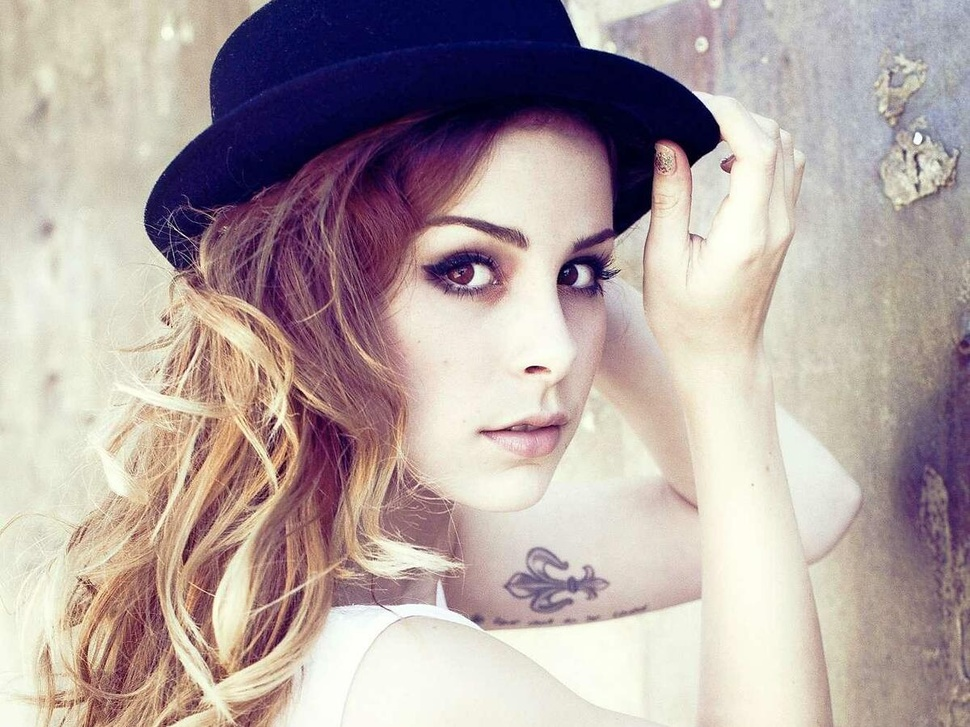
//> input picture fourier/lena.jpg, 970 x 727 px, shrunk from 1200 x 900 before the run
$ ./overlay   (built with g++ and OpenCV 4)
//> lines starting //> are read from the running program, lines starting //| are printed output that depends on the picture; after the words box and inside, x2 and y2 are one past the last pixel; in counts of white or black regions, pixels touching at a corner belong together
### rdscp/crdtscp.h
#ifndef CRDTSCP
#define CRDTSCP

#include <inttypes.h>
#include <stdio.h>
#include <stdlib.h>
#include <math.h>


//#define RDTSCPNUMMEAS 100 //for data: number of measurements (now via fn argument)
#define RDTSCPCORDUMMY 3 //for corr data: number of dummy measurements (to be ignored)
#define RDTSCPCORNUMMEAS 4 //for corr data: number of measurements

struct rdtscp_data{
   int nummeas;
   double sum;
   double sum2;
   double min;
   double max;
   double avg;
   double stdev;

   uint64_t tcorrval;
   uint64_t* tstart;
   uint64_t* tend;
   uint64_t* tdiff;

};


/** TODO shortdecription
* @return TODO shortdecription
*/
#define rdtscp() ({ \
  uint32_t lo, hi; \
  uint64_t result; \
  __asm__ __volatile__ ( \
     "rdtscp" \
   : "=a"(lo), "=d"(hi) \
   : "a"(0) \
   : "%ebx", "%ecx" \
  ); \
  result=((uint64_t)lo) | (((uint64_t)hi) << 32);\
  result; })
/*
static inline int64_t rdtscp() {
  uint32_t lo, hi;
  __asm__ __volatile__ (
     "rdtscp"
   : "=a"(lo), "=d"(hi) //outputs
   : "a"(0)             // inputs
   : "%ebx"             //overwrites
  );
  return ((uint64_t)lo) | (((uint64_t)hi) << 32);
}
*/


/** allocates and inits the main data structure
* @param the main data structure.
* @param the number of measurements.
* @return nothing
*/
void rdtscp_init(struct rdtscp_data* pd, int nummeas);

/** TODO shortdecription
* @param TODO shortdecription
* @return TODO shortdecription
*/
void rdtscp_init_corr(struct rdtscp_data* pd);

/** TODO shortdecription
* @param TODO shortdecription
* @return TODO shortdecription
*/
void rdtscp_free(struct rdtscp_data* pd);


/** TODO shortdecription
* TODO shortdecription
* @param TODO shortdecription
* @return TODO shortdecription
*/
void rdtscp_eval(struct rdtscp_data* pd);

/** TODO shortdecription
* TODO shortdecription
* @param TODO shortdecription
* @return TODO shortdecription
*/
void rdtscp_eval_wcorr(struct rdtscp_data* pd);

/** TODO shortdecription
* @param TODO shortdecription
* @return TODO shortdecription
*/
void rdtscp_calc_helper(struct rdtscp_data* pd);

/** TODO shortdecription
* @param TODO shortdecription
* @param TODO shortdecription
* @return TODO shortdecription
*/
void rdtscp_print(struct rdtscp_data* pd, const char* name);


#endif

### rdscp/crdtscp.cpp
#include "crdtscp.h"

void rdtscp_init(struct rdtscp_data* pd, int nummeas)
{
   pd->sum=0;  pd->sum2=0;  pd->min=-1;  pd->max=0;
   pd->avg=0;  pd->stdev=0;
   pd->nummeas=nummeas;
   pd->tcorrval=0;

   pd->tstart= (uint64_t*) malloc(pd->nummeas* sizeof(uint64_t));
   if (pd->tstart==0)
   {
    printf("RDTSCP: %s line %d: malloc error -> ... exit\n", __FILE__, __LINE__);
    exit(1);
   }
   pd->tend= (uint64_t*) malloc(pd->nummeas* sizeof(uint64_t));
   if (pd->tend==0)
   {
    printf("RDTSCP: %s line %d: malloc error -> ... exit\n", __FILE__, __LINE__);
    exit(1);
   }
   pd->tdiff= (uint64_t*) malloc(pd->nummeas* sizeof(uint64_t));
   if (pd->tdiff==0)
   {
    printf("RDTSCP: %s line %d: malloc error -> ... exit\n", __FILE__, __LINE__);
    exit(1);
   }
}

void rdtscp_free(struct rdtscp_data* pd)
{
  free(pd->tstart);
  free(pd->tend);
  free(pd->tdiff);
}

void rdtscp_calc_helper(struct rdtscp_data* pd)
{
   for (int i = 0; i < pd->nummeas; ++i) {
     pd->sum    += pd->tdiff[i];
     pd->sum2   += (pd->tdiff[i] * pd->tdiff[i]);
     if (pd->tdiff[i] > pd->max) pd->max = pd->tdiff[i];
     if ((pd->min == -1) || (pd->tdiff[i] < pd->min)) pd->min = pd->tdiff[i];
   }
   pd->avg = pd->sum / pd->nummeas;
   //stddev = sqrt(N*s2 -s^2)/N^2
   pd->stdev =  sqrt((pd->nummeas  * pd->sum2 - (pd->sum * pd->sum)) / (pd->nummeas * pd->nummeas));
}

void rdtscp_eval(struct rdtscp_data* pd)
{
   for (int i = 0; i < pd->nummeas; ++i) {
     pd->tdiff[i] = pd->tend[i] - pd->tstart[i];
   }

   rdtscp_calc_helper(pd);
}


void rdtscp_print(struct rdtscp_data* pd, const char* name)
{
  printf("%-8s %-8s %-8s %-8s %-8s %-8s\n","Meas", "samples", "min", "max", "avg", "stdev");
  printf("%-8s %-8.2d %-8.2e %-8.2e %-8.2e %-8.2e\n", name, pd->nummeas, pd->min, pd->max, pd->avg, pd->stdev);
}


void rdtscp_init_corr(struct rdtscp_data* pd)
{
  struct rdtscp_data corrdata;
  rdtscp_init(&corrdata, RDTSCPCORNUMMEAS);

  for (int i = 0; i < RDTSCPCORDUMMY; ++i) {
    rdtscp(); //dummy calls to warm up
  }

  for (int i = 0; i < corrdata.nummeas; ++i) {
    corrdata.tstart[i] = rdtscp();
    corrdata.tend[i] = rdtscp();
  }

  rdtscp_eval(&corrdata);
  pd->tcorrval=corrdata.avg;

  rdtscp_print(&corrdata, "CORRDATA");

  rdtscp_free(&corrdata);
}


void rdtscp_eval_wcorr(struct rdtscp_data* pd)
{
   for (int i = 0; i < pd->nummeas; ++i) {
     pd->tdiff[i] = pd->tend[i] - pd->tstart[i];
     if (pd->tdiff[i] < pd->tcorrval) //should not happen!
       pd->tdiff[i]=0;
     else
       pd->tdiff[i] - pd->tcorrval;
   }

   rdtscp_calc_helper(pd);
}

### overlay/overlay.cpp
#include "opencv2/opencv.hpp"
#include "crdtscp.h"

using namespace cv;
using namespace std;


int main(int argc, char** argv)
{
    Mat frameOriginal;        // input frame
    Mat frameGrayscale;       // grayscale of input frame
    Mat frameBlurred;         // intermediate blured frame
    Mat frameCanny;           // Edge-detection
    Mat merged;
    Mat addweight;

    struct rdtscp_data rdata;
    rdtscp_init(&rdata, 200); //init for 100 measurement samples
    rdtscp_init_corr(&rdata); //init also correction value

    for (int i = 0; i < rdata.nummeas; ++i)
    {
        rdata.tstart[i] = rdtscp(); //take start timestamp


        frameOriginal = imread( samples::findFile("Lena.jpg") );
//> frameOriginal is the input picture: 727 rows x 970 cols, CV_8UC3; mean B, G, R 161.8, 163.7, 178.1
        if( frameOriginal.empty() ) { cout << "Error loading Image" << endl; return EXIT_FAILURE; }

        cvtColor(frameOriginal, frameGrayscale, CV_BGR2GRAY);
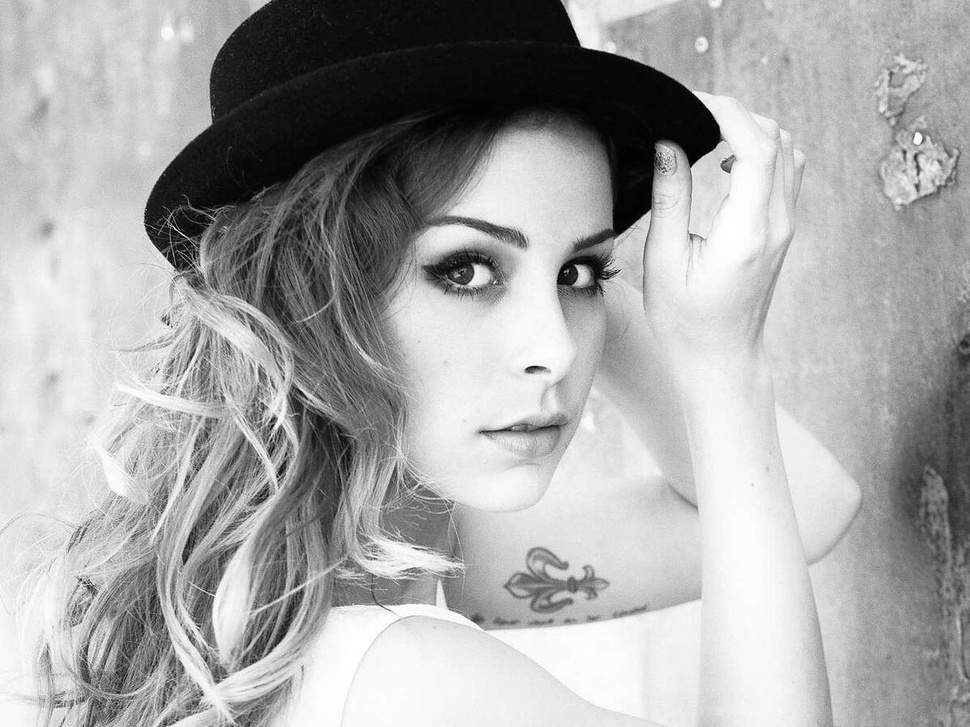
//> frameGrayscale: 727 rows x 970 cols, CV_8UC1; min 1, max 255, mean 167.8
        GaussianBlur(frameGrayscale, frameBlurred, Size(5, 5), 1.5);
        Canny(frameBlurred, frameCanny,50,150);
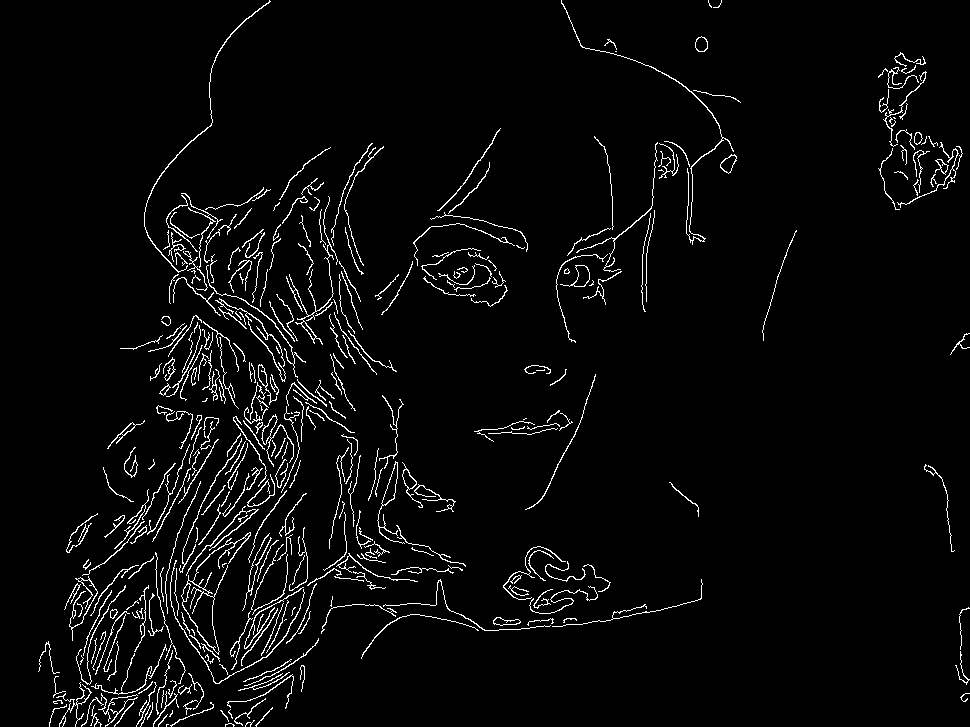
//> frameCanny: 727 rows x 970 cols, CV_8UC1; 3.6% white in thin lines or dots

        //Merge Images
        frameOriginal.copyTo( merged, frameCanny); // copy all Pixels where Canny frame is white (Use as mask)
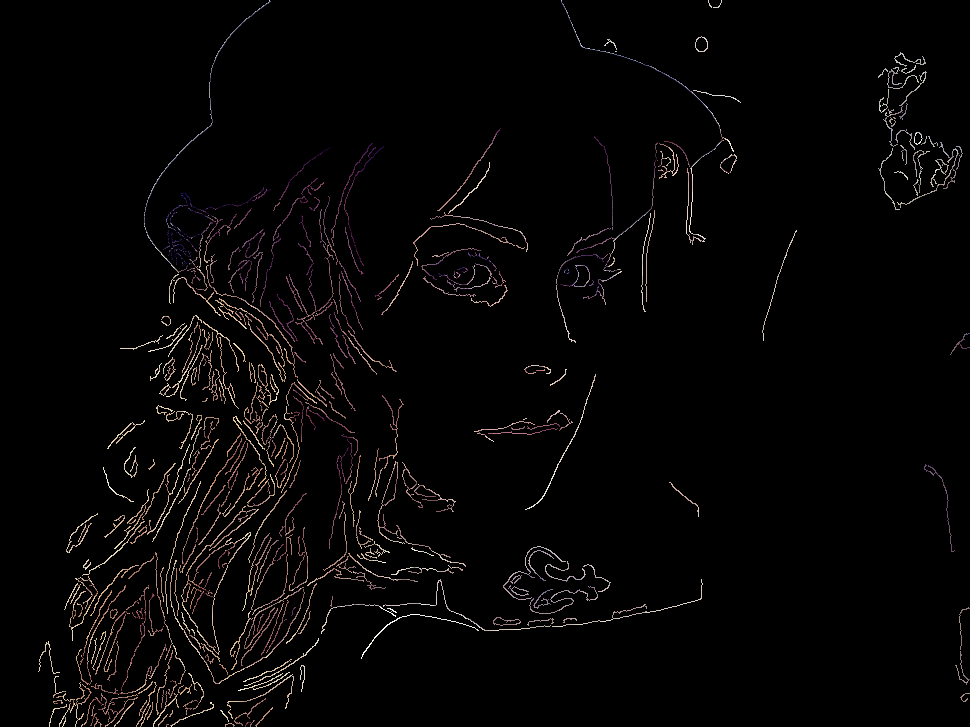
//> merged: 727 rows x 970 cols, CV_8UC3; mean B, G, R 4.7, 4.8, 6
        cvtColor(frameCanny, frameCanny, CV_GRAY2BGR); // convert canny image to bgr
//> frameCanny: 727 rows x 970 cols, CV_8UC3; 3.6% white in thin lines or dots
        addWeighted( frameOriginal, 0.5, frameCanny, 0.5, 0.0, addweight); // blend src frame with canny frame
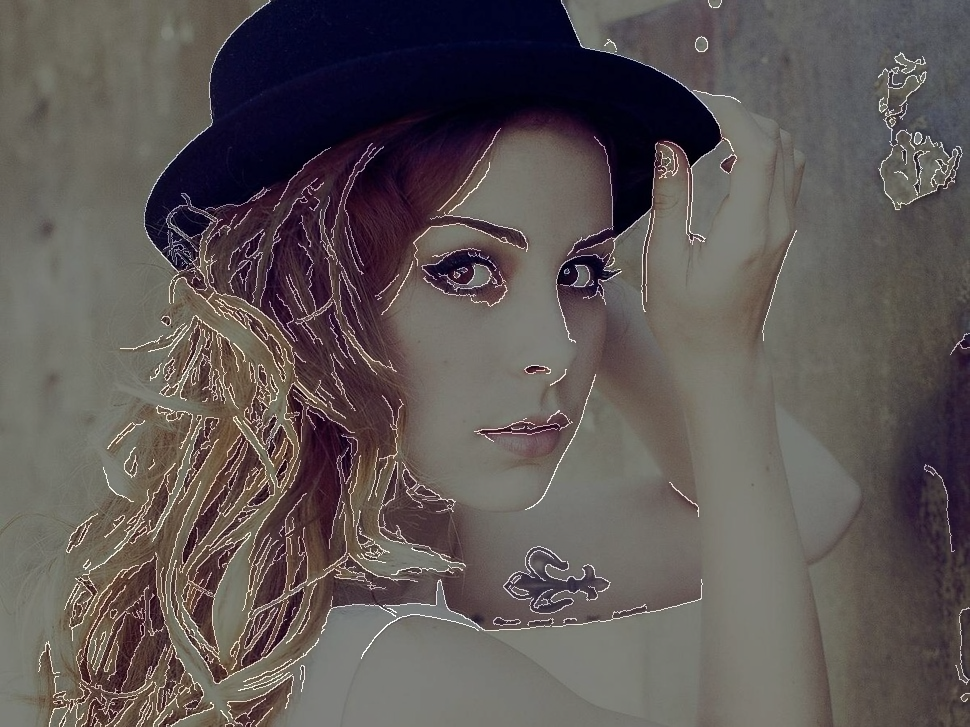
//> addweight: 727 rows x 970 cols, CV_8UC3; mean B, G, R 85.5, 86.4, 93.6
        frameOriginal += frameCanny; // add src frame with canny frame
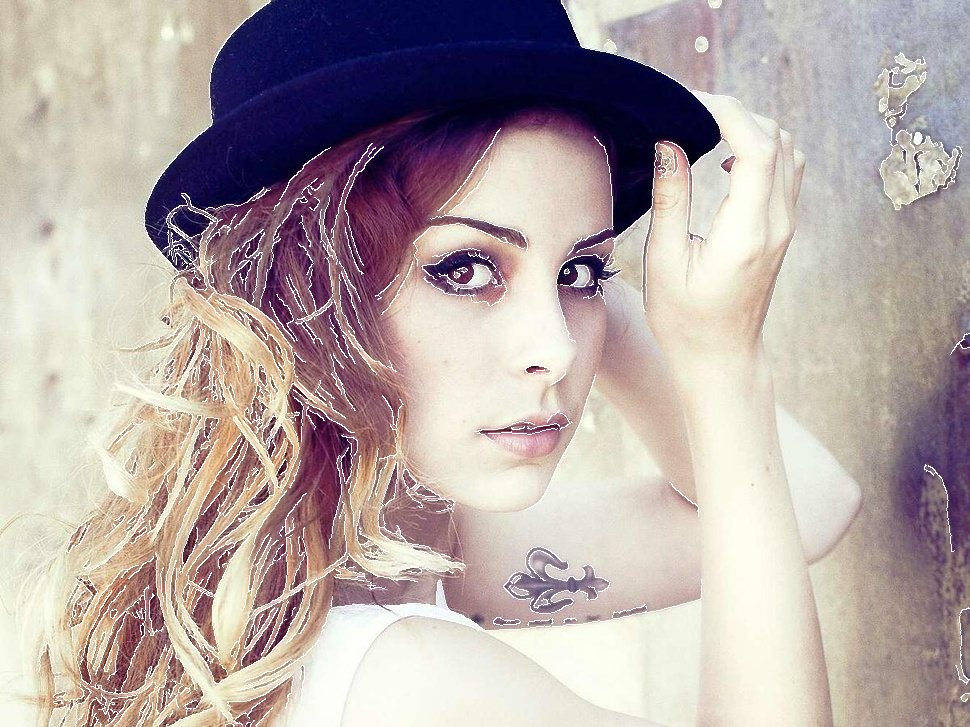
//> frameOriginal: 727 rows x 970 cols, CV_8UC3; 3.59% of pixels changed, all inside (x1, y1, x2, y2) = (38, 0, 970, 727)

        rdata.tend[i] = rdtscp(); //take end timestamp
    }

    rdtscp_eval_wcorr(&rdata); //eval with corr value
    rdtscp_print(&rdata, "RDTSCP");
    rdtscp_free(&rdata);

    imshow("Original", frameOriginal);
    imshow("Canny", frameCanny);
    imshow("Merged", merged);

    waitKey(0);
    return 0;
}
